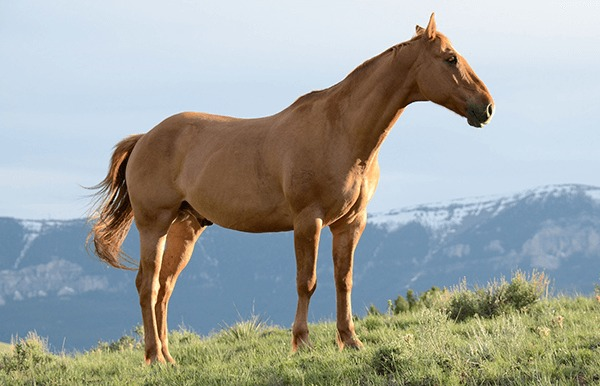
#> input picture Q3/Sampling/img.jpg, 600 x 386 px, found by its file name
$ python sampling.py
#> lines starting #> are read from the running program, lines starting #| are printed output that depends on the picture
from PIL import Image
import numpy as np

path = "img.jpg"

img_gray = Image.open(path).convert("L")
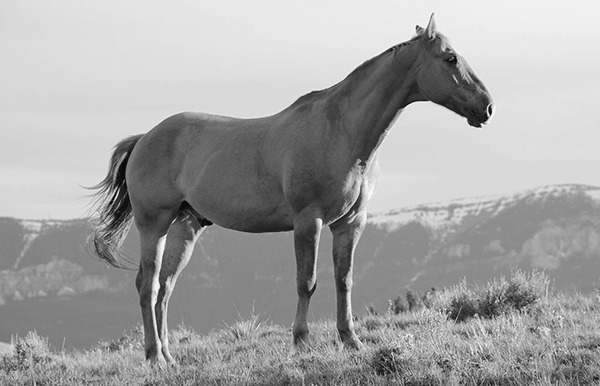
#> img_gray: PIL image 600x386 L; min 2, max 253, mean 162.8
img_rgb  = Image.open(path).convert("RGB")
#> img_rgb is the input picture: PIL image 600x386 RGB; mean R, G, B 160.3, 164.7, 160

gray = np.array(img_gray)
rgb  = np.array(img_rgb)

print("\nGrayscale Resolution :", gray.shape)
#| Grayscale Resolution : (386, 600)
print("RGB Resolution       :", rgb.shape)
#| RGB Resolution       : (386, 600, 3)

def freq_sample(image, factor):
    F = np.fft.fftshift(np.fft.fft2(image))
    H, W = F.shape

    h = max(1, H // factor)
    w = max(1, W // factor)

    F_low = np.zeros_like(F)

    hs = (H // 2) - (h // 2)
    he = hs + h
    ws = (W // 2) - (w // 2)
    we = ws + w

    F_low[hs:he, ws:we] = F[hs:he, ws:we]

    out = np.abs(np.fft.ifft2(np.fft.ifftshift(F_low)))
    mn, mx = out.min(), out.max()

    if mx - mn < 1e-9:
        return out.astype(np.uint8)

    norm = (out - mn) / (mx - mn)
    return (norm * 255).astype(np.uint8)

def spatial_sample(image, factor):
    return image[::factor, ::factor].copy()

factors = [2, 4, 8, 16]

for f in factors:
    freq_out = freq_sample(gray, f)
    freq_name = f"freq_1_{f}.png"
    Image.fromarray(freq_out).save(freq_name)

    print(f"\nFrequency Sampling 1/{f}")
    print(" → Output Resolution:", freq_out.shape)
    print("Saved:", freq_name)

    spatial_out = spatial_sample(rgb, f)
    spatial_name = f"spatial_1_{f}.png"
    Image.fromarray(spatial_out).save(spatial_name)

    print(f"Spatial Sampling 1/{f}")
    print(" → Output Resolution:", spatial_out.shape)
    print("Saved:", spatial_name)
#> this loop made 4 passes
#> pass 1, `freq_out = freq_sample(gray, f)`:
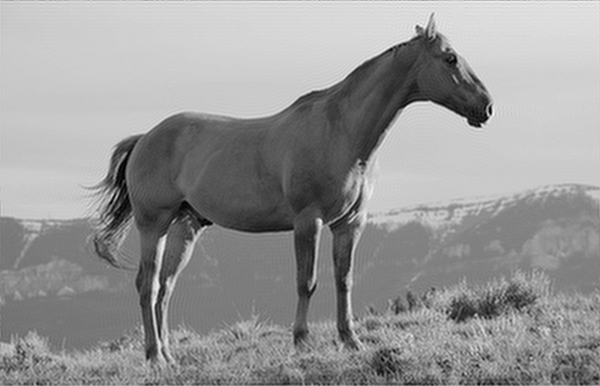
#> freq_out: shape (386, 600); min 0, max 255, mean 150.4
#> pass 1, `spatial_out = spatial_sample(rgb, f)`:
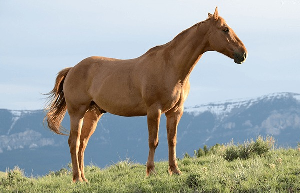
#> spatial_out: shape (193, 300, 3); mean R, G, B 160.5, 164.8, 160.2
#> pass 2, `freq_out = freq_sample(gray, f)`:
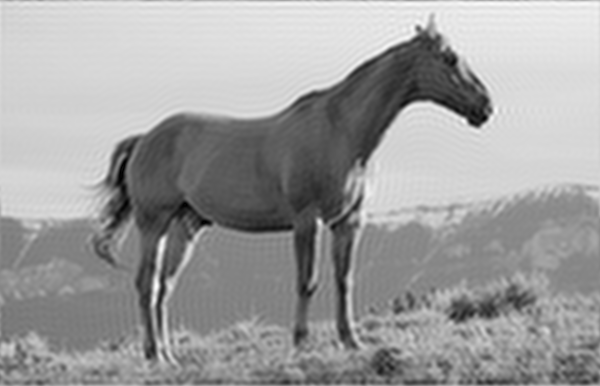
#> freq_out: shape (386, 600); min 0, max 255, mean 158.1
#> pass 2, `spatial_out = spatial_sample(rgb, f)`:
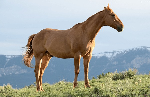
#> spatial_out: shape (97, 150, 3); mean R, G, B 160.5, 164.9, 160.2
#> after the loop:
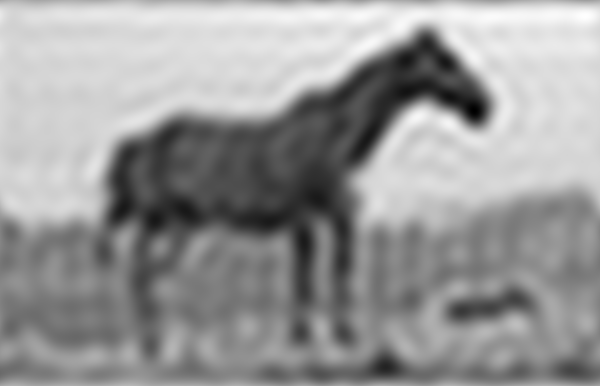
#> freq_out: shape (386, 600); min 0, max 255, mean 152.9
#> after the loop:
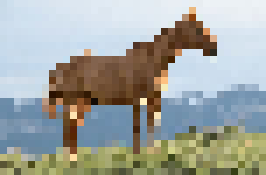
#> spatial_out: shape (25, 38, 3) (shown 7 times larger); mean R, G, B 160.4, 164.9, 159.7

print("\nAll images saved in the current directory.")
